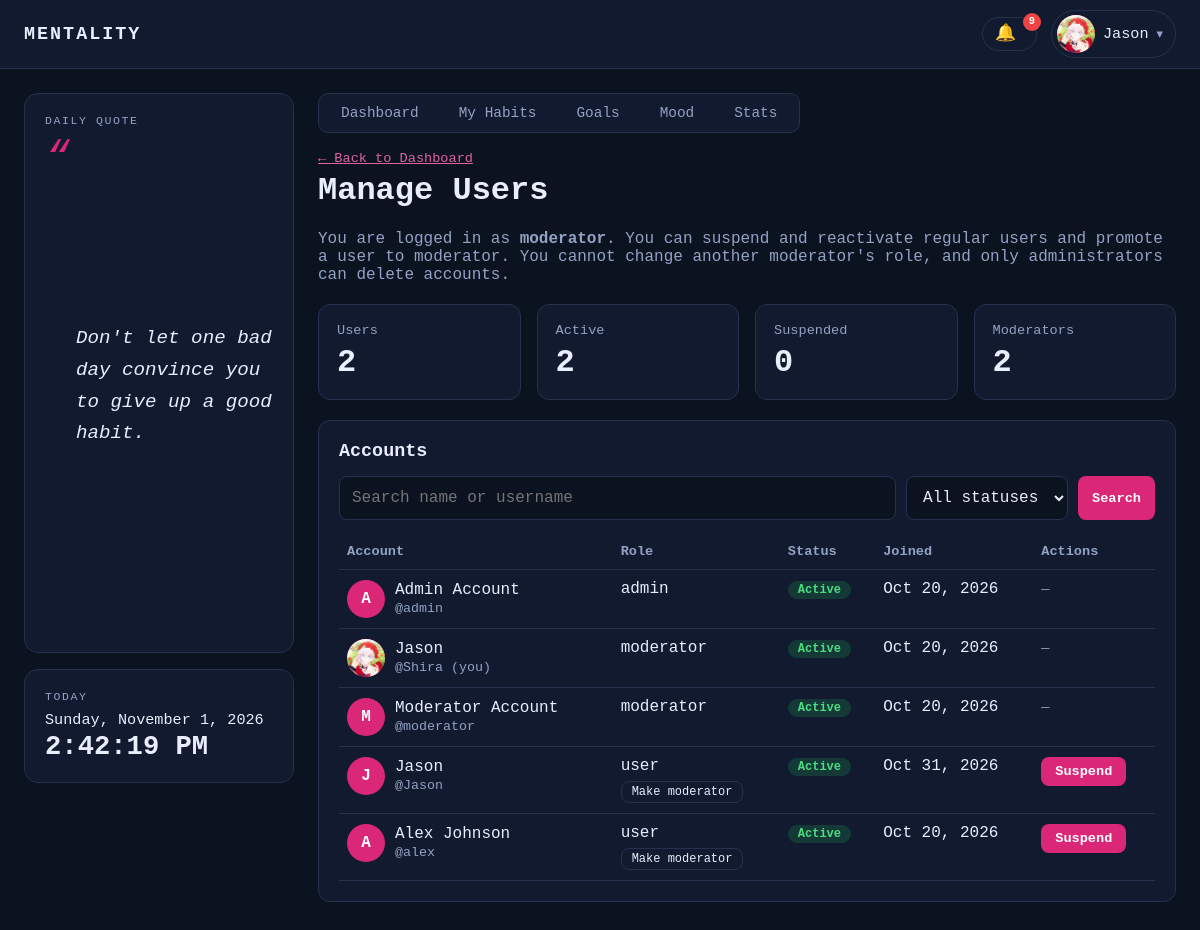
Screenshot of /admin.php (signed in) with the database file from the repository.
### tables this page shows
CREATE TABLE `users` (
  `user_id` int(10) unsigned NOT NULL AUTO_INCREMENT,
  `full_name` varchar(100) NOT NULL,
  `username` varchar(50) NOT NULL,
  `email` varchar(100) NOT NULL,
  `password_hash` varchar(255) NOT NULL,
  `role_id` tinyint(3) unsigned NOT NULL DEFAULT 3,
  `status` enum('active','suspended') NOT NULL DEFAULT 'active',
  `profile_picture` varchar(255) DEFAULT NULL,
  `created_at` timestamp NOT NULL DEFAULT current_timestamp(),
  PRIMARY KEY (`user_id`),
  UNIQUE KEY `uq_users_username` (`username`),
  UNIQUE KEY `uq_users_email` (`email`),
  KEY `fk_users_role` (`role_id`),
  CONSTRAINT `fk_users_role` FOREIGN KEY (`role_id`) REFERENCES `roles` (`role_id`)
);

CREATE TABLE `roles` (
  `role_id` tinyint(3) unsigned NOT NULL AUTO_INCREMENT,
  `role_name` varchar(20) NOT NULL,
  PRIMARY KEY (`role_id`),
  UNIQUE KEY `uq_role_name` (`role_name`)
);

### includes/auth.php (called while the page is built, shortened)
<?php
function e($value): string {
    return htmlspecialchars((string)$value, ENT_QUOTES, 'UTF-8');
}

### includes/quotes.php (called while the page is built, shortened)
<?php
function daily_quote(): string {
    $quotes = all_quotes();
    $index  = hexdec(substr(md5(date('Y-m-d')), 0, 8)) % count($quotes);
    return $quotes[$index];
}

### admin.php (the view, shortened to what this page needs)
<?php
require_once __DIR__ . '/includes/layout.php';
$actorId = (int)$_SESSION['user_id'];
$isAdmin = ($_SESSION['role'] === 'admin');
$q      = trim($_GET['q'] ?? '');
$sql = 'SELECT u.user_id, u.full_name, u.username, u.email, u.status, u.created_at, u.profile_picture, r.role_name
        FROM users u JOIN roles r ON r.role_id = u.role_id WHERE 1 = 1';
$params = [];
$sql .= ' ORDER BY r.role_id, u.created_at DESC LIMIT 200';
$stmt = $pdo->prepare($sql);
$stmt->execute($params);
$users = $stmt->fetchAll();
$counts = ['total' => 0, 'active' => 0, 'suspended' => 0];
$stmt = $pdo->query("SELECT status, COUNT(*) c FROM users WHERE role_id = 3 GROUP BY status");
foreach ($stmt->fetchAll() as $r) { $counts[$r['status']] = (int)$r['c']; $counts['total'] += (int)$r['c']; }
render_header('Manage Users', 'admin');
?>
<p class="small" style="margin:0 0 6px"><a href="dashboard.php">&larr; Back to Dashboard</a></p>
<h1>Manage Users</h1>
<p class="muted">
    You are logged in as <strong><?= e($_SESSION['role']) ?></strong>.
    <?= $isAdmin
        ? 'You can suspend, reactivate and delete accounts, and change anyone\'s role between user and moderator.'
        : 'You can suspend and reactivate regular users and promote a user to moderator. You cannot change another moderator\'s role, and only administrators can delete accounts.' ?>
</p>
<div class="stat-cards">
    <div class="stat-card"><div class="stat-label">Users</div><div class="stat-value"><?= $counts['total'] ?></div></div>
    <div class="stat-card"><div class="stat-label">Active</div><div class="stat-value"><?= $counts['active'] ?></div></div>
    <div class="stat-card"><div class="stat-label">Suspended</div><div class="stat-value"><?= $counts['suspended'] ?></div></div>
    <div class="stat-card"><div class="stat-label">Moderators</div><div class="stat-value"><?= (int)$pdo->query('SELECT COUNT(*) FROM users WHERE role_id = 2')->fetchColumn() ?></div></div>
</div>
<div class="panel">
    <h2>Accounts</h2>
    <form method="get" class="search-row">
        <input type="text" name="q" placeholder="<?= $isAdmin ? 'Search name, username or email' : 'Search name or username' ?>" value="<?= e($q) ?>">
        <select name="status">
            <option value="">All statuses</option>
        </select>
        <button type="submit" class="btn-sm">Search</button>
    </form>
    <?php if (!$users): ?>
        <p class="muted">No accounts match your search.</p>
    <?php else: ?>
    <div class="table-wrap">
    <table class="list">
        <thead><tr><th>Account</th><?php if ($isAdmin): ?><th>Email</th><?php endif; ?><th>Role</th><th>Status</th><th>Joined</th><th>Actions</th></tr></thead>
        <tbody>
        <?php foreach ($users as $u):
            $isSelf    = ((int)$u['user_id'] === $actorId);
            $canManage = !$isSelf && ($u['role_name'] === 'user' || ($isAdmin && $u['role_name'] === 'moderator'));
            $canPromote = !$isSelf && $u['role_name'] === 'user';
            $canDemote  = !$isSelf && $isAdmin && $u['role_name'] === 'moderator';
            $toRole     = $canPromote ? 'moderator' : ($canDemote ? 'user' : '');
        ?>
            <tr class="<?= $u['status'] === 'suspended' ? 'inactive' : '' ?>">
                <td><div class="user-cell"><?= avatar_html($u['profile_picture'], $u['full_name']) ?>
                    <div><?= e($u['full_name']) ?><br><small class="muted">@<?= e($u['username']) ?><?= $isSelf ? ' (you)' : '' ?></small></div></div></td>
                <td>
                    <?= e($u['role_name']) ?>
                    <?php if ($toRole !== ''): ?>
                    <form method="post" class="role-form" onsubmit="return confirm('Change @<?= e($u['username']) ?> from <?= e($u['role_name']) ?> to <?= e($toRole) ?>?');">
                        <button type="submit" class="btn-ghost btn-xs">Make <?= e($toRole) ?></button>
                    </form>
                    <?php endif; ?>
                </td>
                <td><span class="pill <?= e($u['status']) ?>"><?= e(ucfirst($u['status'])) ?></span></td>
                <td><?= e(date('M j, Y', strtotime($u['created_at']))) ?></td>
                <td class="actions">
                <?php if (!$canManage): ?>
                    <span class="muted small">—</span>
                <?php else: ?>
                    <form method="post" onsubmit="return confirm('<?= $u['status'] === 'active' ? 'Suspend' : 'Reactivate' ?> the account @<?= e($u['username']) ?>?');">
                        <button type="submit" class="btn-sm <?= $u['status'] === 'active' ? '' : 'btn-ghost' ?>"><?= $u['status'] === 'active' ? 'Suspend' : 'Reactivate' ?></button>
                    </form>
                <?php endif; ?>
                </td>
            </tr>
        <?php endforeach; ?>
        </tbody>
    </table>
    </div>
    <?php endif; ?>
</div>
<?php render_footer(); ?>

### includes/layout.php (shortened to what this page needs)
<?php
require_once __DIR__ . '/auth.php';
require_once __DIR__ . '/quotes.php';
function asset_url(string $file): string {
    return BASE_URL . '/assets/' . $file . '?v=' . (int)@filemtime(__DIR__ . '/../assets/' . $file);
}
function get_reminders(PDO $pdo, int $uid): array {
    $today = date('Y-m-d');
    $out = [];
    $stmt = $pdo->prepare(
        'SELECT COUNT(*) FROM habits h
         WHERE h.user_id = ? AND h.is_active = 1 AND DATE(h.created_at) <= ?
           AND NOT EXISTS (SELECT 1 FROM habit_logs l WHERE l.habit_id = h.habit_id AND l.log_date = ? AND l.completed = 1)'
    );
    $stmt->execute([$uid, $today, $today]);
    $left = (int)$stmt->fetchColumn();
    if ($left > 0) {
        $out[] = ['icon' => '✅', 'url' => 'dashboard.php',
                  'text' => 'You still have ' . $left . ' habit' . ($left === 1 ? '' : 's') . ' to complete today.'];
    }
    $stmt = $pdo->prepare('SELECT COUNT(*) FROM mood_logs WHERE user_id = ? AND log_date = ?');
    $stmt->execute([$uid, $today]);
    if ((int)$stmt->fetchColumn() === 0) {
        $out[] = ['icon' => '🙂', 'url' => 'mood.php', 'text' => 'You haven\'t logged your mood today.'];
    }
    $stmt = $pdo->prepare(
        "SELECT title, DATEDIFF(target_date, ?) AS d FROM goals
         WHERE user_id = ? AND status <> 'completed' AND target_date <= DATE_ADD(?, INTERVAL 3 DAY)
         ORDER BY target_date LIMIT 5"
    );
    $stmt->execute([$today, $uid, $today]);
    foreach ($stmt->fetchAll() as $g) {
        $d = (int)$g['d'];
        if ($d < 0)       { $when = abs($d) . ' day' . (abs($d) === 1 ? '' : 's') . ' overdue'; }
        elseif ($d === 0) { $when = 'due today'; }
        else              { $when = 'due in ' . $d . ' day' . ($d === 1 ? '' : 's'); }
        $out[] = ['icon' => '🎯', 'url' => 'goals.php', 'text' => 'Goal "' . $g['title'] . '" is ' . $when . '.'];
    }
    return $out;
}
function render_header(string $title, string $active = ''): void {
    global $pdo;
    $isUser = true;
    $theme  = (($_SESSION['theme'] ?? 'dark') === 'light') ? 'light' : 'dark';
    $name   = $_SESSION['full_name'] ?? $_SESSION['username'];
    $tabs   = $isUser ? [
        'dashboard' => ['Dashboard', 'dashboard.php'],
        'habits'    => ['My Habits', 'habits.php'],
        'goals'     => ['Goals',     'goals.php'],
        'mood'      => ['Mood',      'mood.php'],
        'stats'     => ['Stats',     'stats.php'],
    ] : [];
    $notifyOn = ((int)($_SESSION['notify'] ?? 1) === 1);
    $reminders = []; $stored = [];
    if ($isUser && $notifyOn) {
        $reminders = get_reminders($pdo, (int)$_SESSION['user_id']);
        $stmt = $pdo->prepare('SELECT message, created_at FROM notifications
                               WHERE user_id = ? AND is_cleared = 0 ORDER BY created_at DESC, notification_id DESC LIMIT 10');
        $stmt->execute([(int)$_SESSION['user_id']]);
        $stored = $stmt->fetchAll();
    }
    $bellCount = count($reminders) + count($stored);
    ?>
<!DOCTYPE html>
<html lang="en" data-theme="<?= e($theme) ?>">
<head>
    <link rel="stylesheet" href="<?= e(asset_url('style.css')) ?>">
</head>
<body>
<header class="appbar">
    <div class="brand">MENTALITY</div>
    <div class="appbar-right">
        <?php if ($isUser): ?>
        <div class="dropdown" data-dropdown>
            <button type="button" class="bell-btn" data-dropdown-toggle aria-label="Notifications" aria-haspopup="true">
                &#128276;<?php if ($bellCount > 0): ?><span class="bell-badge"><?= $bellCount > 9 ? '9+' : $bellCount ?></span><?php endif; ?>
            </button>
        </div>
        <?php endif; ?>
        <div class="dropdown" data-dropdown>
            <button type="button" class="profile-btn" data-dropdown-toggle aria-haspopup="true">
                <?= avatar_html($_SESSION['avatar'] ?? null, $name) ?>
                <span class="profile-name"><?= e($name) ?></span><span class="caret">&#9662;</span>
            </button>
        </div>
    </div>
</header>
<div class="shell">
    <aside class="leftcol">
        <div class="quote-card">
            <div class="card-label">Daily Quote</div>
            <blockquote><?= e(daily_quote()) ?></blockquote>
        </div>
        <div class="today-card">
            <div class="card-label">Today</div>
            <div id="live-date" class="live-date"><?= e(date('l, F j, Y')) ?></div>
            <div id="live-time" class="live-time"><?= e(date('g:i:s A')) ?></div>
        </div>
    </aside>
    <main class="main">
    <?php if ($tabs): ?>
        <nav class="tabs dash-tabs">
            <?php foreach ($tabs as $key => [$label, $file]): ?>
                <a class="tab<?= $key === $active ? ' active' : '' ?>" href="<?= BASE_URL . '/' . $file ?>"><?= e($label) ?></a>
            <?php endforeach; ?>
        </nav>
    <?php endif; ?>
    <?php
}
function render_footer(array $scripts = []): void {
    ?>
    </main>
</div>
</body>
</html>
<?php
}
function avatar_html(?string $file, string $name, string $size = 'sm'): string {
    if ($file) {
        return '<img class="avatar ' . e($size) . '" src="' . BASE_URL . '/uploads/avatars/' . rawurlencode($file) . '" alt="Profile picture">';
    }
    $initial = mb_strtoupper(mb_substr(trim($name), 0, 1));
    return '<span class="avatar ' . e($size) . '">' . e($initial !== '' ? $initial : '?') . '</span>';
}

### rows the page displays
users: full_name "A", full_name "Admin Account", username "admin", role.role_name "admin", status "Active", created_at "Oct 20, 2026"
users: profile_picture (picture), full_name "Jason", username "Shira", shows "(you)", role.role_name "moderator", status "Active", created_at "Oct 20, 2026"
users: full_name "M", full_name "Moderator Account", username "moderator", role.role_name "moderator", status "Active", created_at "Oct 20, 2026"
users: full_name "J", full_name "Jason", username "Jason", role.role_name "user", user_id.role_name "moderator", status "Active", created_at "Oct 31, 2026", shows "Suspend"
users: full_name "A", full_name "Alex Johnson", username "alex", role.role_name "user", user_id.role_name "moderator", status "Active", created_at "Oct 20, 2026", shows "Suspend"

### other values shown
$bellCount "9"
$name "Jason"
daily_quote() "Don't let one bad day convince you to give up a good habit."
$label "Dashboard"
$label "My Habits"
$label "Goals"
$label "Mood"
$label "Stats"
$_SESSION['role'] "moderator"
$counts['total'] "2"
$counts['active'] "2"
$counts['suspended'] "0"
